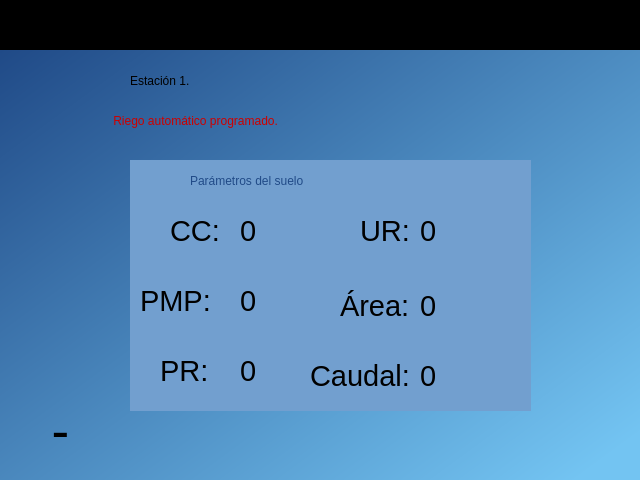
<?xml version="1.0" encoding="UTF-8"?>
<ui version="4.0">
 <class>widget_inicio</class>
 <widget class="QWidget" name="widget_inicio">
  <property name="geometry">
   <rect>
    <x>0</x>
    <y>0</y>
    <width>640</width>
    <height>480</height>
   </rect>
  </property>
  <property name="windowTitle">
   <string>Form</string>
  </property>
  <property name="styleSheet">
   <string notr="true"/>
  </property>
  <widget class="QWidget" name="widget_fecha" native="true">
   <property name="geometry">
    <rect>
     <x>0</x>
     <y>0</y>
     <width>641</width>
     <height>51</height>
    </rect>
   </property>
   <property name="styleSheet">
    <string notr="true">QWidget#widget_fecha{
background-color:rgb(0, 0, 0)}</string>
   </property>
   <widget class="QLabel" name="lbl_hora">
    <property name="geometry">
     <rect>
      <x>20</x>
      <y>10</y>
      <width>151</width>
      <height>21</height>
     </rect>
    </property>
    <property name="styleSheet">
     <string notr="true">font: 57 16pt &quot;Ubuntu&quot;;
color:rgb(238, 238, 236);</string>
    </property>
    <property name="text">
     <string/>
    </property>
   </widget>
   <widget class="QLabel" name="lbl_fecha">
    <property name="geometry">
     <rect>
      <x>460</x>
      <y>10</y>
      <width>161</width>
      <height>21</height>
     </rect>
    </property>
    <property name="styleSheet">
     <string notr="true">font: 57 16pt &quot;Ubuntu&quot;;
color:rgb(238, 238, 236);</string>
    </property>
    <property name="text">
     <string/>
    </property>
   </widget>
  </widget>
  <widget class="QWidget" name="widget_datos" native="true">
   <property name="geometry">
    <rect>
     <x>0</x>
     <y>50</y>
     <width>641</width>
     <height>431</height>
    </rect>
   </property>
   <property name="styleSheet">
    <string notr="true">QWidget#widget_datos{
background-color:qlineargradient(spread:pad, x1:0, y1:0, x2:0.985075, y2:0.903, stop:0 rgba(32, 74, 135, 255), stop:1 rgba(115, 196, 242, 255))
}</string>
   </property>
   <widget class="QLabel" name="label_9">
    <property name="geometry">
     <rect>
      <x>10</x>
      <y>10</y>
      <width>91</width>
      <height>101</height>
     </rect>
    </property>
    <property name="text">
     <string/>
    </property>
    <property name="pixmap">
     <pixmap>../../../Prototipo_telem_01/images/logo.png</pixmap>
    </property>
    <property name="scaledContents">
     <bool>true</bool>
    </property>
   </widget>
   <widget class="QLabel" name="label">
    <property name="geometry">
     <rect>
      <x>30</x>
      <y>360</y>
      <width>71</width>
      <height>51</height>
     </rect>
    </property>
    <property name="text">
     <string/>
    </property>
    <property name="pixmap">
     <pixmap>../../../Prototipo_telem_01/images/flecha_Atras.png</pixmap>
    </property>
    <property name="scaledContents">
     <bool>true</bool>
    </property>
   </widget>
   <widget class="QLabel" name="label_2">
    <property name="geometry">
     <rect>
      <x>40</x>
      <y>360</y>
      <width>41</width>
      <height>41</height>
     </rect>
    </property>
    <property name="font">
     <font>
      <pointsize>40</pointsize>
     </font>
    </property>
    <property name="text">
     <string>-</string>
    </property>
    <property name="alignment">
     <set>Qt::AlignCenter</set>
    </property>
   </widget>
   <widget class="QLabel" name="lbl_num_est">
    <property name="geometry">
     <rect>
      <x>130</x>
      <y>0</y>
      <width>421</width>
      <height>61</height>
     </rect>
    </property>
    <property name="styleSheet">
     <string notr="true">font: 22pt &quot;Ubuntu&quot;;</string>
    </property>
    <property name="text">
     <string>Estación 1.</string>
    </property>
   </widget>
   <widget class="QLabel" name="lbl_tipo_riego">
    <property name="geometry">
     <rect>
      <x>110</x>
      <y>40</y>
      <width>511</width>
      <height>61</height>
     </rect>
    </property>
    <property name="styleSheet">
     <string notr="true">font: 22pt &quot;Ubuntu&quot;;
color:rgb(204, 0, 0)</string>
    </property>
    <property name="text">
     <string> Riego automático programado.</string>
    </property>
   </widget>
   <widget class="QWidget" name="widget_vwc" native="true">
    <property name="geometry">
     <rect>
      <x>130</x>
      <y>110</y>
      <width>401</width>
      <height>251</height>
     </rect>
    </property>
    <property name="styleSheet">
     <string notr="true">QWidget#widget_vwc{
	background-color:rgb(114, 159, 207)
}
</string>
    </property>
    <widget class="QLabel" name="lbl_riego_est1">
     <property name="geometry">
      <rect>
       <x>40</x>
       <y>50</y>
       <width>51</width>
       <height>41</height>
      </rect>
     </property>
     <property name="font">
      <font>
       <family>Ubuntu</family>
       <pointsize>22</pointsize>
       <weight>50</weight>
       <italic>false</italic>
       <bold>false</bold>
      </font>
     </property>
     <property name="styleSheet">
      <string notr="true">font: 22pt &quot;Ubuntu&quot;;

</string>
     </property>
     <property name="text">
      <string>CC:</string>
     </property>
    </widget>
    <widget class="QLabel" name="lbl_riego_est1_4">
     <property name="geometry">
      <rect>
       <x>230</x>
       <y>50</y>
       <width>51</width>
       <height>41</height>
      </rect>
     </property>
     <property name="font">
      <font>
       <family>Ubuntu</family>
       <pointsize>22</pointsize>
       <weight>50</weight>
       <italic>false</italic>
       <bold>false</bold>
      </font>
     </property>
     <property name="styleSheet">
      <string notr="true">font: 22pt &quot;Ubuntu&quot;;

</string>
     </property>
     <property name="text">
      <string>UR:</string>
     </property>
    </widget>
    <widget class="QLabel" name="lbl_riego_est1_5">
     <property name="geometry">
      <rect>
       <x>210</x>
       <y>120</y>
       <width>71</width>
       <height>51</height>
      </rect>
     </property>
     <property name="font">
      <font>
       <family>Ubuntu</family>
       <pointsize>22</pointsize>
       <weight>50</weight>
       <italic>false</italic>
       <bold>false</bold>
      </font>
     </property>
     <property name="styleSheet">
      <string notr="true">font: 22pt &quot;Ubuntu&quot;;
</string>
     </property>
     <property name="text">
      <string>Área:</string>
     </property>
    </widget>
    <widget class="QLabel" name="lbl_cc">
     <property name="geometry">
      <rect>
       <x>110</x>
       <y>50</y>
       <width>71</width>
       <height>41</height>
      </rect>
     </property>
     <property name="font">
      <font>
       <family>Ubuntu</family>
       <pointsize>22</pointsize>
       <weight>50</weight>
       <italic>false</italic>
       <bold>false</bold>
      </font>
     </property>
     <property name="styleSheet">
      <string notr="true">font: 22pt &quot;Ubuntu&quot;;
</string>
     </property>
     <property name="text">
      <string>0</string>
     </property>
    </widget>
    <widget class="QLabel" name="lbl_pmp">
     <property name="geometry">
      <rect>
       <x>110</x>
       <y>120</y>
       <width>71</width>
       <height>41</height>
      </rect>
     </property>
     <property name="font">
      <font>
       <family>Ubuntu</family>
       <pointsize>22</pointsize>
       <weight>50</weight>
       <italic>false</italic>
       <bold>false</bold>
      </font>
     </property>
     <property name="styleSheet">
      <string notr="true">font: 22pt &quot;Ubuntu&quot;;

</string>
     </property>
     <property name="text">
      <string>0</string>
     </property>
    </widget>
    <widget class="QLabel" name="lbl_pr">
     <property name="geometry">
      <rect>
       <x>110</x>
       <y>190</y>
       <width>71</width>
       <height>41</height>
      </rect>
     </property>
     <property name="font">
      <font>
       <family>Ubuntu</family>
       <pointsize>22</pointsize>
       <weight>50</weight>
       <italic>false</italic>
       <bold>false</bold>
      </font>
     </property>
     <property name="styleSheet">
      <string notr="true">font: 22pt &quot;Ubuntu&quot;;

</string>
     </property>
     <property name="text">
      <string>0</string>
     </property>
    </widget>
    <widget class="QLabel" name="lbl_ur">
     <property name="geometry">
      <rect>
       <x>290</x>
       <y>50</y>
       <width>71</width>
       <height>41</height>
      </rect>
     </property>
     <property name="font">
      <font>
       <family>Ubuntu</family>
       <pointsize>22</pointsize>
       <weight>50</weight>
       <italic>false</italic>
       <bold>false</bold>
      </font>
     </property>
     <property name="styleSheet">
      <string notr="true">font: 22pt &quot;Ubuntu&quot;;
</string>
     </property>
     <property name="text">
      <string>0</string>
     </property>
    </widget>
    <widget class="QLabel" name="lbl_area">
     <property name="geometry">
      <rect>
       <x>290</x>
       <y>120</y>
       <width>71</width>
       <height>51</height>
      </rect>
     </property>
     <property name="font">
      <font>
       <family>Ubuntu</family>
       <pointsize>22</pointsize>
       <weight>50</weight>
       <italic>false</italic>
       <bold>false</bold>
      </font>
     </property>
     <property name="styleSheet">
      <string notr="true">font: 22pt &quot;Ubuntu&quot;;
</string>
     </property>
     <property name="text">
      <string>0</string>
     </property>
    </widget>
    <widget class="QLabel" name="lbl_riego_est_2">
     <property name="geometry">
      <rect>
       <x>60</x>
       <y>0</y>
       <width>291</width>
       <height>41</height>
      </rect>
     </property>
     <property name="styleSheet">
      <string notr="true">font: 22pt &quot;Ubuntu&quot;;
color:rgb(32, 74, 135)</string>
     </property>
     <property name="text">
      <string>Parámetros del suelo</string>
     </property>
    </widget>
    <widget class="QLabel" name="lbl_caudal">
     <property name="geometry">
      <rect>
       <x>290</x>
       <y>190</y>
       <width>71</width>
       <height>51</height>
      </rect>
     </property>
     <property name="font">
      <font>
       <family>Ubuntu</family>
       <pointsize>22</pointsize>
       <weight>50</weight>
       <italic>false</italic>
       <bold>false</bold>
      </font>
     </property>
     <property name="styleSheet">
      <string notr="true">font: 22pt &quot;Ubuntu&quot;;

</string>
     </property>
     <property name="text">
      <string>0</string>
     </property>
    </widget>
    <widget class="QLabel" name="lbl_riego_est1_6">
     <property name="geometry">
      <rect>
       <x>180</x>
       <y>190</y>
       <width>101</width>
       <height>51</height>
      </rect>
     </property>
     <property name="font">
      <font>
       <family>Ubuntu</family>
       <pointsize>22</pointsize>
       <weight>50</weight>
       <italic>false</italic>
       <bold>false</bold>
      </font>
     </property>
     <property name="styleSheet">
      <string notr="true">font: 22pt &quot;Ubuntu&quot;;

</string>
     </property>
     <property name="text">
      <string>Caudal:</string>
     </property>
    </widget>
    <widget class="QLabel" name="lbl_riego_est1_2">
     <property name="geometry">
      <rect>
       <x>10</x>
       <y>120</y>
       <width>91</width>
       <height>41</height>
      </rect>
     </property>
     <property name="font">
      <font>
       <family>Ubuntu</family>
       <pointsize>22</pointsize>
       <weight>50</weight>
       <italic>false</italic>
       <bold>false</bold>
      </font>
     </property>
     <property name="styleSheet">
      <string notr="true">font: 22pt &quot;Ubuntu&quot;;

</string>
     </property>
     <property name="text">
      <string>PMP:</string>
     </property>
    </widget>
    <widget class="QLabel" name="lbl_riego_est1_3">
     <property name="geometry">
      <rect>
       <x>30</x>
       <y>190</y>
       <width>51</width>
       <height>41</height>
      </rect>
     </property>
     <property name="font">
      <font>
       <family>Ubuntu</family>
       <pointsize>22</pointsize>
       <weight>50</weight>
       <italic>false</italic>
       <bold>false</bold>
      </font>
     </property>
     <property name="styleSheet">
      <string notr="true">font: 22pt &quot;Ubuntu&quot;;

</string>
     </property>
     <property name="text">
      <string>PR:</string>
     </property>
    </widget>
   </widget>
  </widget>
 </widget>
 <resources/>
 <connections/>
</ui>
